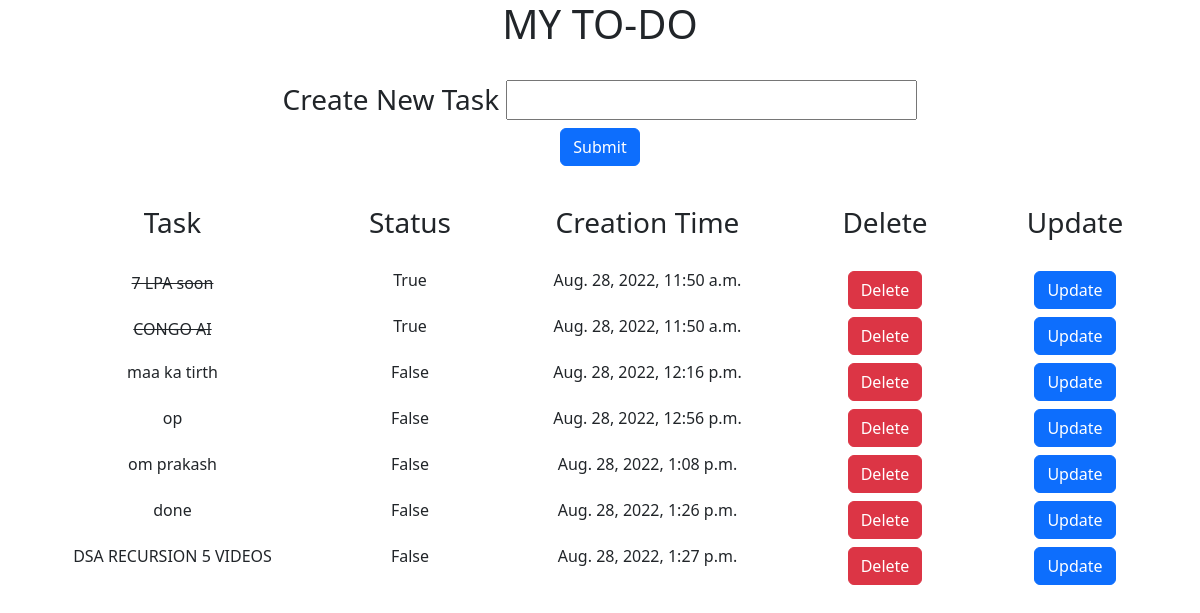
The page / on the database its author committed.
### task/models.py (models this page shows, shortened)
class Task(models.Model):
    name = models.CharField(max_length=200)
    complete = models.BooleanField(default=False)
    created = models.DateTimeField(auto_now_add=True)

### task/views.py (the view)
# urls.py: 2. Add a URL to urlpatterns:  path('', views.home, name='home')
def home(request):
    form = TaskForm()
    task = Task.objects.all()
    if (request.method == 'POST'):
        form = TaskForm(request.POST)
        if form.is_valid():
            form.save()
        return redirect('/')
    context ={
        'form':form,
        'tasks':task,
    }
    return render (request,'task/home.html',context)

### task/form.py
class TaskForm(forms.ModelForm):
    class Meta:
        model = Task
        fields = '__all__'

### task/templates/task/home.html (shortened to what this page needs)
{% extends 'task/base.html' %}
{% block content %}
<div class="container text-center">
    <h1>MY TO-DO </h1> <br>
    <form method="POST">
        <div class="mb-3">
            <h3>Create New Task {{form.name}}</h3>
            <input type="submit" name="" class="btn btn-primary">
        </div>
    </form>
    <br>
    <div class="row">
        <div class="col-6 col-md-3">
            <h3>Task</h3><br>
        </div>
        <div class="col-6 col-md-2">
            <h3>Status</h3><br>
        </div>
        <div class="col-6 col-md-3">
            <h3>Creation Time</h3><br>
        </div>
        <div class="col-6 col-md-2">
            <h3>Delete</h3><br>
        </div>
        <div class="col-6 col-md-2">
            <h3>Update</h3><br>
        </div>
    </div>
    {% for single_task in tasks %}
    <div class="row mb-2">
        <div class="col-6 col-md-3">
            {% if single_task.complete == True %}
            <strike>{{single_task.name}}</strike>
            {% else %}
            <h6>{{single_task.name}}</h6>
            {% endif %}
        </div>
        <div class="col-6 col-md-2">
            <h6>{{single_task.complete}}</h6>
        </div>
        <div class="col-6 col-md-3">
            <h6>{{single_task.created}}</h6>
        </div>
        <div class="col-6 col-md-2">
            <a href="{% url 'delete' single_task.id %}" class="btn btn-danger">Delete</a>
        </div>
        <div class="col-6 col-md-2">
            <a href="{% url 'update' single_task.id %}" class="btn btn-primary">Update</a>
        </div>
    </div>
    {% endfor %}
</div>
{% endblock content %}

### task/templates/task/base.html (shortened to what this page needs)
{% load static %}
<!doctype html>
<html lang="en">
  <head>
    <link href="https://cdn.jsdelivr.net/npm/bootstrap@5.2.0/dist/css/bootstrap.min.css" rel="stylesheet">
  </head>
  <body>
    {% block content %}
    {% endblock content %}
  </body>
</html>

### rows shown on the page
Task: name "7 LPA soon", complete "True", created "Aug. 28, 2022, 11:50 a.m."
Task: name "CONGO AI", complete "True", created "Aug. 28, 2022, 11:50 a.m."
Task: name "maa ka tirth", complete "False", created "Aug. 28, 2022, 12:16 p.m."
Task: name "op", complete "False", created "Aug. 28, 2022, 12:56 p.m."
Task: name "om prakash", complete "False", created "Aug. 28, 2022, 1:08 p.m."
Task: name "done", complete "False", created "Aug. 28, 2022, 1:26 p.m."
Task: name "DSA RECURSION 5 VIDEOS", complete "False", created "Aug. 28, 2022, 1:27 p.m."
